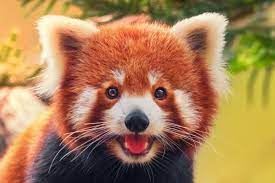
#> input picture 1.0 Loading images/red_panda.jpg, 275 x 183 px, given in place of the camera
$ python main.py
#> lines starting #> are read from the running program, lines starting #| are printed output that depends on the picture; after the words box and inside, x2 and y2 are one past the last pixel; in counts of white or black regions, pixels touching at a corner belong together
import cv2
import numpy as np


def nothing(x):
    pass

cap = cv2.VideoCapture(0)

cv2.namedWindow("Trackbars")
cv2.createTrackbar("L - H","Trackbars",0,179,nothing)
#> slider 'L - H' is set to 35
cv2.createTrackbar("L - S","Trackbars",0,255,nothing)
#> slider 'L - S' is set to 51
cv2.createTrackbar("L - V","Trackbars",0,255,nothing)
#> slider 'L - V' is set to 51
cv2.createTrackbar("U - H","Trackbars",179,179,nothing)
cv2.createTrackbar("U - S","Trackbars",255,255,nothing)
cv2.createTrackbar("U - V","Trackbars",255,255,nothing)


while True:
    _, frame = cap.read()
#> frame is the input picture: shape (183, 275, 3); mean B, G, R 86.1, 128.2, 169.5

    # a blue marker , pixel value is not same around
    # due to light, every pixel values are different
    # so for this, you have define a color range, that
    # stimulates the blue color
    hsv = cv2.cvtColor(frame,cv2.COLOR_BGR2HSV)
#> hsv: shape (183, 275, 3); mean H, S, V 34.9, 128.6, 171.6

    # getting values from trackbar pos
    l_h = cv2.getTrackbarPos("L - H", "Trackbars")
    l_s = cv2.getTrackbarPos("L - S", "Trackbars")
    l_v = cv2.getTrackbarPos("L - V", "Trackbars")
    u_h = cv2.getTrackbarPos("U - H", "Trackbars")
    u_s = cv2.getTrackbarPos("U - S", "Trackbars")
    u_v = cv2.getTrackbarPos("U - V", "Trackbars")

    lower_blue = np.array([l_h,l_s,l_v])
    upper_blue = np.array([u_h,u_s,u_v])

    # masking the specific color range
    mask = cv2.inRange(hsv,lower_blue,upper_blue)
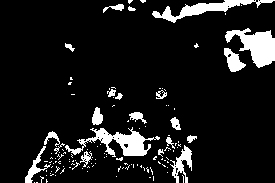
#> mask: shape (183, 275); 10% white; 124 white regions (103 under 20 px), largest, box (x1, y1, x2, y2) and area: (225, 28, 275, 68) 1039, (65, 127, 160, 157) 1023, (152, 0, 275, 23) 831

    # results, it means blending of original image with filter mask image.
    result = cv2.bitwise_and(frame,frame, mask = mask)
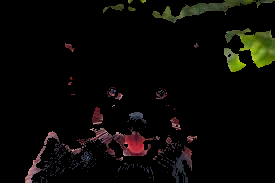
#> result: shape (183, 275, 3); mean B, G, R 5.3, 8, 9.2

    # displaying the video
    cv2.imshow("ODetection",frame)
    cv2.imshow("mask",mask)
    cv2.imshow("Final blending", result)


    key = cv2.waitKey(1)
#> (key Esc is pressed here)
    if key == 27:
        break

cap.release()
cv2.destroyAllWindows()
